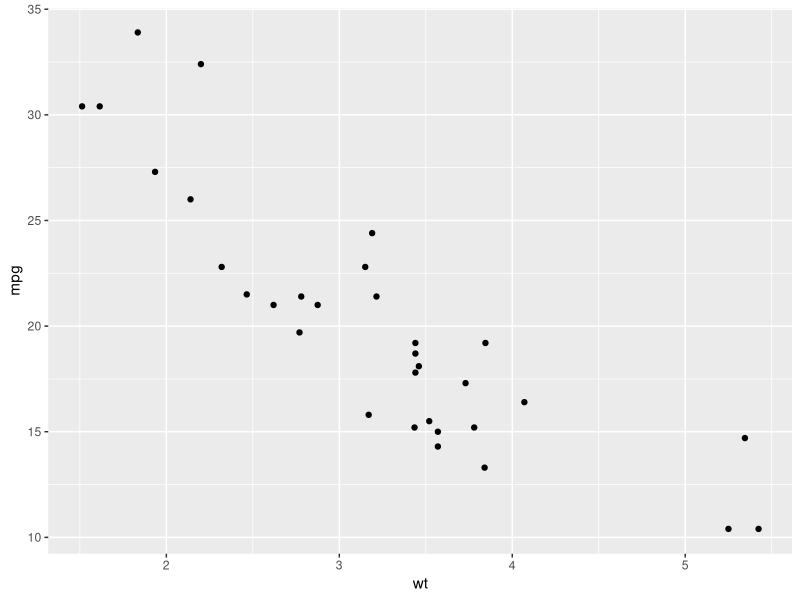
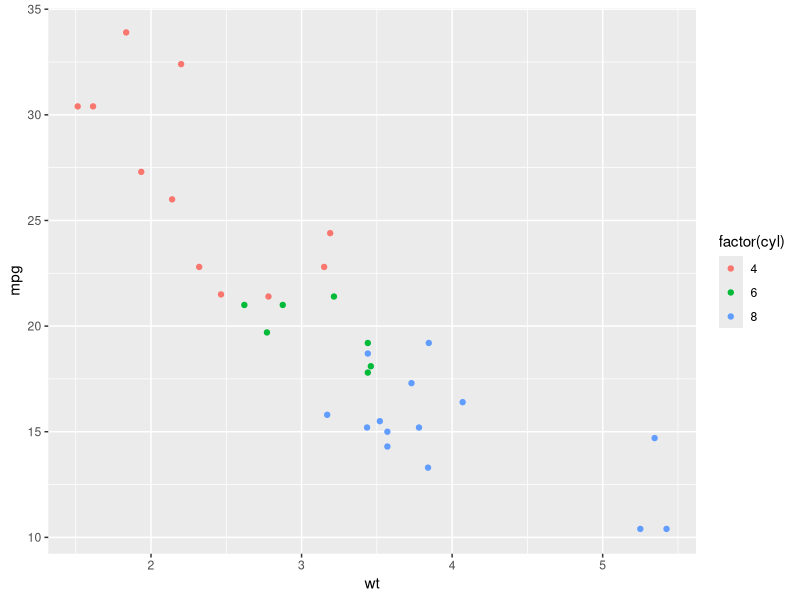
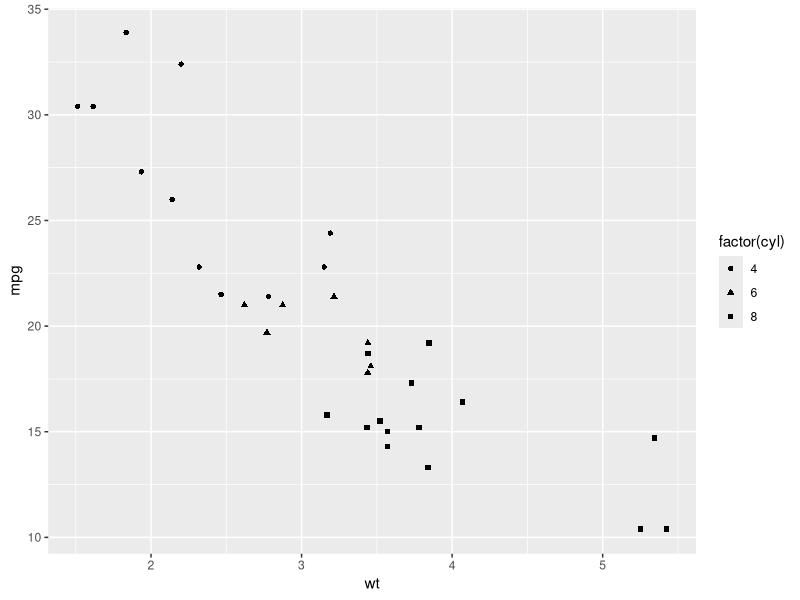
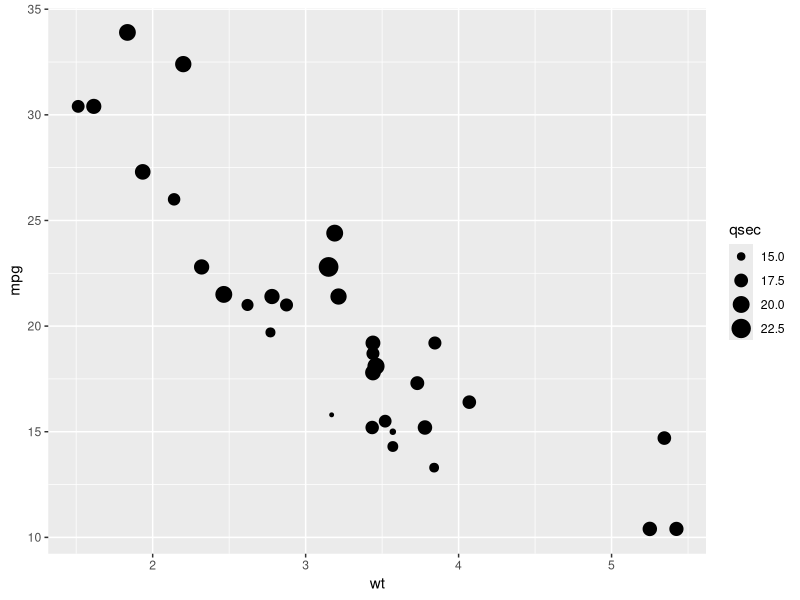
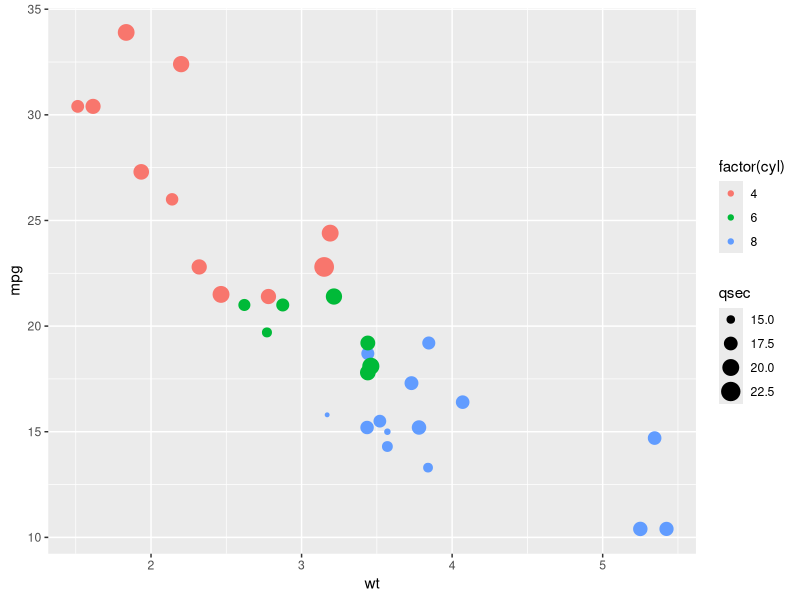
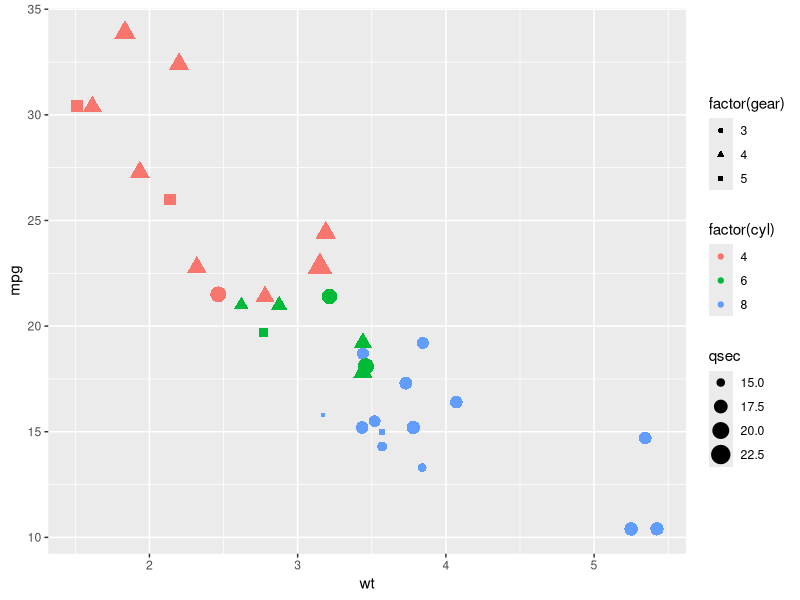
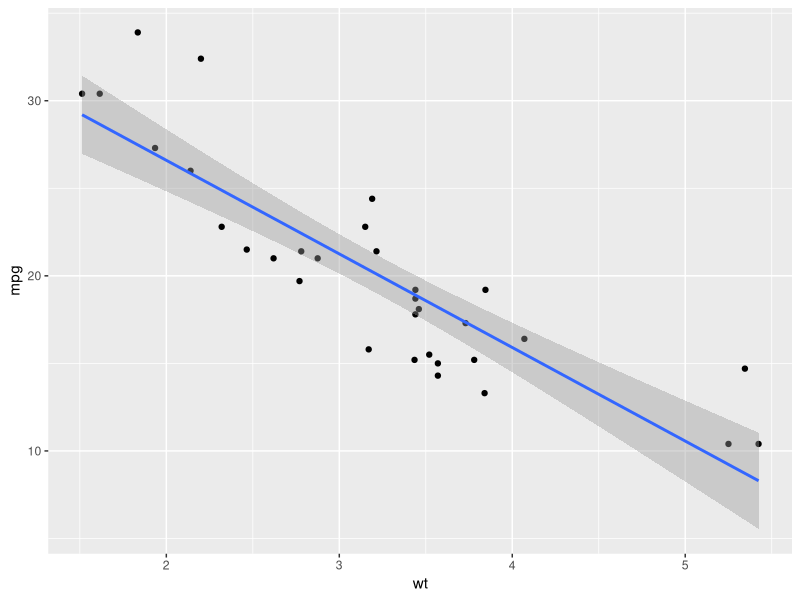
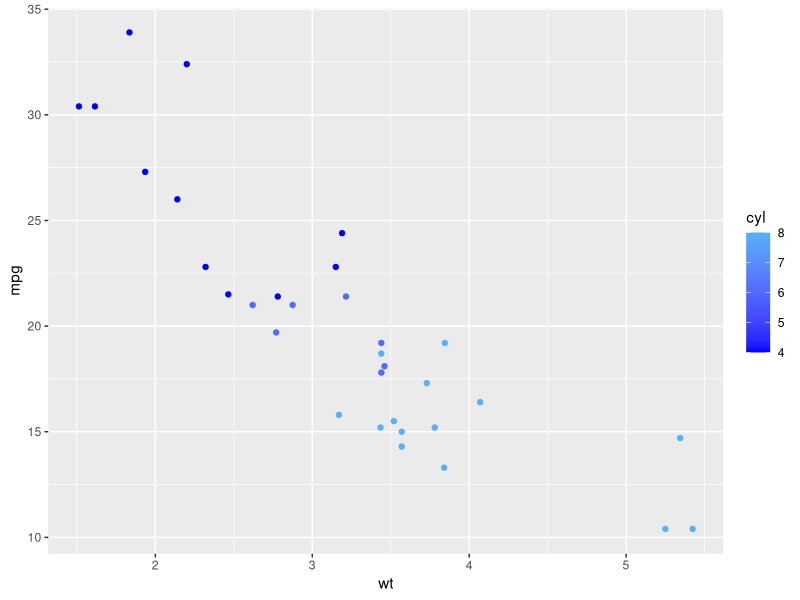

Reproduce these figures in R, in order.
#' ---
#' title: "Introduction to ggplot2"
#' author: "Adam M. Wilson"
#' date: "October 2015"
#' output:
#'   revealjs::revealjs_presentation:
#'       theme: sky
#'       transition: fade
#'       highlight: monochrome
#'       center: false
#'       width: 1080
#'       widgets: [mathjax, bootstrap,rCharts]
#'       keep_md:  true
#'       pandoc_args: [ "--slide-level", "2" ]
#' ---
#' 
#' 
#' ## Today
#' 
#' 1. `ggplot` graphics
#' 2. spatial (vector) data with `sp` package
#' 
#' ## [`ggplot2`](http://ggplot2.org)
#' The _grammar of graphics_:  consistent aesthetics, multidimensional conditioning, and step-by-step plot building.
#' 
#' 
#' 1.	Data: 		The raw data
#' 2.	`geom_`: The geometric shapes representing data
#' 3.	`aes()`:	Aesthetics of the geometric and statistical objects (color, size, shape, and position)
#' 4.	`scale_`:	Maps between the data and the aesthetic dimensions
#' 
#' ```
#' data
#' + geometry,
#' + aesthetic mappings like position, color and size
#' + scaling of ranges of the data to ranges of the aesthetics
#' ```
#' 
#' ---
#' 
#' ### Additional settings
#' 
#' 5.	`stat_`:	Statistical summaries of the data that can be plotted, such as quantiles, fitted curves (loess, linear models), etc.
#' 6.	`coord_`:	Transformation for mapping data coordinates into the plane of the data rectangle
#' 7.	`facet_`:	Arrangement of data into grid of plots
#' 8.	`theme`:	Visual defaults (background, grids, axes, typeface, colors, etc.)
#' 
#' 
#' ---
#' 
#' <img src="assets/ggplot_intro1.png" alt="alt text" width="100%">
#' 
#' 
#' ---
#' 
#' <img src="assets/ggplot_intro2.png" alt="alt text" width="100%">
#' 
#' ## Simple scatterplot
#' 
## ------------------------------------------------------------------------
library(ggplot2)
p <- ggplot(mtcars, aes(x=wt, y=mpg))
p + geom_point()

#' 
#' ---
#' 
#' ### Aesthetic map: color by # of cylinders
#' 
## ------------------------------------------------------------------------
p + 
  geom_point(aes(colour = factor(cyl)))
 

#' 
#' ---
#' 
#' ### Set shape using # of cylinders 
## ------------------------------------------------------------------------
p + 
  geom_point(aes(shape = factor(cyl)))

#' 
#' ---
#' 
#' ### Adjust size by `qsec` 
## ------------------------------------------------------------------------
p + 
  geom_point(aes(size = qsec))

#' 
#' ---
#' 
#' ### Color by cylinders and size by `qsec` 
## ------------------------------------------------------------------------
p + 
  geom_point(aes(colour = factor(cyl),size = qsec))

#' 
#' ---
#' 
#' ### Multiple aesthetics
## ----fig.height=4--------------------------------------------------------
p + 
  geom_point(aes(colour = factor(cyl),size = qsec,shape=factor(gear)))

#' 
#' ---
#' 
#' ### Add a linear model
## ------------------------------------------------------------------------
p + geom_point() + 
  geom_smooth(method="lm")

#' 
#' ---
#' 
#' ### Change scale color
#' 
## ------------------------------------------------------------------------
p + geom_point(aes(colour = cyl)) + 
  scale_colour_gradient(low = "blue")

#' 
#' ---
#' 
#' ### Change scale shapes
#' 
## ------------------------------------------------------------------------
p + geom_point(aes(shape = factor(cyl))) + 
  scale_shape(solid = FALSE)

#' 
#' ---
#' 
#' ### Set aesthetics to fixed value
## ------------------------------------------------------------------------
ggplot(mtcars, aes(wt, mpg)) + 
  geom_point(colour = "red", size = 3)

#' 
#' ---
#' 
#' ### Transparancy: alpha=0.2
## ------------------------------------------------------------------------
d <- ggplot(diamonds, aes(carat, price))
d + geom_point(alpha = 0.2)

#' 
#' Varying alpha useful for large data sets
#' 
#' ---
#' 
#' ### Transparancy: alpha=0.1
#' 
## ------------------------------------------------------------------------
d + 
  geom_point(alpha = 0.1)

#' 
#' --- 
#' 
#' ### Transparancy: alpha=0.01
#' 
## ------------------------------------------------------------------------
d + 
  geom_point(alpha = 0.01)

#' 
#' 
#' ## Building ggplots
#' 
#' <img src="assets/ggplotSyntax.png" alt="alt text" width="90%">
#' 
#' ## Other Plot types
#' 
#' ---
#' 
#' <img src="assets/ggplot01.png" alt="alt text" width="70%">
#' 
#' ---
#' 
#' ## Your turn
#' 
#' Edit plot `p` above to include:
#' 
#' 1. points
#' 2. A smooth ('loess') curve
#' 3. a "rug" to the plot
#' 
#' ---
#' 
## ----message=F-----------------------------------------------------------
p+
  geom_point()+
  geom_smooth()+
  geom_rug()

#' 
#' ---
#' 
#' <img src="assets/ggplot02.png" alt="alt text" width="100%">
#' 
#' ---
#' 
#' <img src="assets/ggplot03.png" alt="alt text" width="70%">
#' 
#' ---
#' 
#' <img src="assets/ggplot05.png" alt="alt text" width="80%">
#' 
#' ---
#' 
#' ### Discrete X, Continuous Y
#' 
## ------------------------------------------------------------------------
p <- ggplot(mtcars, aes(factor(cyl), mpg))
p + geom_point()

#' 
#' ---
#' 
#' ### Discrete X, Continuous Y + geom_jitter()
#' 
## ------------------------------------------------------------------------
p + 
  geom_jitter()

#' 
#' ---
#' 
#' ### Discrete X, Continuous Y + geom_violin()
#' 
## ------------------------------------------------------------------------
p + 
  geom_violin()

#' 
#' ---
#' 
#' ### Discrete X, Continuous Y + geom_violin()
#' 
## ------------------------------------------------------------------------
p + 
  geom_violin() + geom_jitter(position = position_jitter(width = .1))

#' 
#' ---
#' 
#' <img src="assets/ggplot06.png" alt="alt text" width="100%">
#' 
#' ---
#' 
#' ### Three Variables
#' <img src="assets/ggplot07.png" alt="alt text" width="120%">
#' 
#' Will come back to this next week for raster package.
#' 
#' ---
#' 
#' ### Stats
#' Visualize a data transformation
#' 
#' <img src="assets/ggplotStat01.png" alt="alt text" width="100%">
#' 
#' * Each stat creates additional variables with a common ``..name..`` syntax
#' * Often two ways: `stat_bin(geom="bar")`  OR  `geom_bar(stat="bin")`
#' 
#' ---
#' 
#' <img src="assets/ggplotStat02.png" alt="alt text" width="100%">
#' 
#' ---
#' 
#' ### 2D kernel density estimation
#' 
#' Old Faithful Geyser Data on duration and waiting times.
#' 
## ------------------------------------------------------------------------
library("MASS")
data(geyser)
m <- ggplot(geyser, aes(x = duration, y = waiting))

#' 
#' <img src="assets/Old_Faithful.jpg" alt="alt text" width="50%"> <small>[photo: Greg Willis](https://commons.wikimedia.org/wiki/File:Old_Faithful_(3679482556).jpg)</small>
#' 
#' See `?geyser` for details.
#' 
#' ---
#' 
## ------------------------------------------------------------------------
m + 
  geom_point()

#' 
#' ---
#' 
## ------------------------------------------------------------------------
m + 
  geom_point() +  stat_density2d(geom="contour")

#' 
#' Check `?geom_density2d()` for details
#' 
#' ---
#' 
## ------------------------------------------------------------------------
m + 
  geom_point() +  stat_density2d(geom="contour") +
  xlim(0.5, 6) + ylim(40, 110)

#' 
#' Update limits to show full contours.  Check `?geom_density2d()` for details
#' 
#' 
#' ---
#' 
## ------------------------------------------------------------------------
m + stat_density2d(aes(fill = ..level..), geom="polygon") + 
  geom_point(col="red")

#' 
#' Check `?geom_density2d()` for details
#' 
#' ---
#' 
#' <img src="assets/ggplotStat03.png" alt="alt text" width="80%">
#' 
#' ---
#' 
#' ## Your turn
#' 
#' Edit plot `m` to include: 
#' 
#' * The point data (with red points) on top
#' * A `binhex` plot of the Old Faithful data
#' 
#' Experiment with the number of bins to find one that works.  
#' 
#' See `?stat_binhex` for details
#' 
#' ---
#' 
#' 
#' 
#' ## Specifying Scales
#' 
#' <img src="assets/ggplotScales01.png" alt="alt text" width="100%">
#' 
#' ---
#' 
#' ### Discrete color: default
#' 
## ------------------------------------------------------------------------
b=ggplot(mpg,aes(fl))+
  geom_bar( aes(fill = fl)); b

#' 
#' 
#' ---
#' 
#' ### Discrete color: greys
#' 
## ------------------------------------------------------------------------
b + scale_fill_grey( start = 0.2, end = 0.8, 
                   na.value = "red")

#' 
#' ---
#' 
#' ### Continuous color: defaults
#' 
## ---- message=F----------------------------------------------------------
a <- ggplot(mpg, aes(hwy)) + 
  geom_dotplot( aes(fill = ..x..)); a

#' 
#' ---
#' 
#' ### Continuous color: `gradient`
#' 
## ---- message=F----------------------------------------------------------
a +  scale_fill_gradient( low = "red", 
                          high = "yellow")

#' 
#' ---
#' 
#' ### Continuous color: `gradient2`
#' 
## ---- message=F----------------------------------------------------------
a + scale_fill_gradient2(low = "red", high = "blue", 
                       mid = "white", midpoint = 25)

#' 
#' ---
#' 
#' ### Continuous color: `gradientn`
#' 
## ---- message=F----------------------------------------------------------
a + scale_fill_gradientn(
  colours = rainbow(10))

#' 
#' ---
#' 
#' ### Discrete color: brewer
#' 
## ------------------------------------------------------------------------
b + 
  scale_fill_brewer( palette = "Blues")

#' 
#' ## [colorbrewer2.org](http://colorbrewer2.org)
#' 
#' 
#' <img src="assets/brewer1.png" alt="alt text" width="100%">
#' 
#' ---
#' 
#' ## ColorBrewer: Diverging
#' 
#' <img src="assets/brewer2.png" alt="alt text" width="100%">
#' 
#' ## ColorBrewer: Filtered
#' 
#' <img src="assets/brewer3.png" alt="alt text" width="100%">
#' 
#' 
#' ## Your turn
#' 
#' Edit the contour plot of the geyser data to use a sequential brewer palette: 
#' 
## ------------------------------------------------------------------------
m +
  stat_density2d(aes(fill = ..level..), geom="polygon") + 
  geom_point(col="red")

#' 
#' Note: use`scale_fill_distiller()` rather than `scale_fill_brewer()` for continuous data
#' 
#' ---
#' 
#' 
#' ---
#' 
#' Or use `geom=tile` for a raster representation.
#' 
#' 
#' 
#' ---
#' 
#' ## Axis scaling
#' 
#' 
#' Create noisy exponential data
#' 
## ------------------------------------------------------------------------
set.seed(201)
n <- 100
dat <- data.frame(
    xval = (1:n+rnorm(n,sd=5))/20,
    yval = 10^((1:n+rnorm(n,sd=5))/20)
)

#' 
#' ---
#' 
#' Make scatter plot with regular (linear) axis scaling
## ------------------------------------------------------------------------
sp <- ggplot(dat, aes(xval, yval)) + geom_point()
sp

#' 
#' <small> Example from [R Cookbook](http://www.cookbook-r.com/Graphs/Axes_(ggplot2)/) </small>
#' 
#' ---
#' 
#' log10 scaling of the y axis (with visually-equal spacing)
#' 
## ------------------------------------------------------------------------
sp + scale_y_log10()

#' 
#' ## Coordinate Systems
#' 
#' <img src="assets/ggplotCoords.png" alt="alt text" width="55%">
#' 
#' 
#' ## Position
#' 
#' <img src="assets/ggplotPosition.png" alt="alt text" width="80%">
#' 
#' ---
#' 
#' ### Stacked bars
#' 
## ------------------------------------------------------------------------
ggplot(diamonds, aes(clarity, fill=cut)) + geom_bar()


#' 
#' ---
#' 
#' ### Dodged bars
#' 
#' 
## ------------------------------------------------------------------------
ggplot(diamonds, aes(clarity, fill=cut)) + geom_bar(position="dodge")


#' 
#' # Example Graphics from the NY Times
#' 
#' ---
#' 
#' ### Baseball performance
#' <img src="assets/baseball.png" alt="alt text" width="75%">
#' <small>[NY Times](http://www.nytimes.com/interactive/2012/05/05/sports/baseball/mariano-rivera-and-his-peers.html?ref=baseball&_r=0)</small>
#' 
#' ---
#' 
#' ### Wealthiest 1%
#' <img src="assets/wealthy.jpg" alt="alt text" width="80%">
#' <small>[NY Times](http://www.nytimes.com/interactive/2012/01/15/business/one-percent-map.html?ref=business)</small>
#' 
#' ---
#' 
#' ### Donors visit the White House
#' <img src="assets/donors.png" alt="alt text" width="50%">
#' <small>[NY Times](http://www.nytimes.com/interactive/2012/04/15/us/politics/Access-in-Washington-Rises-With-Donation-Size.html?ref=politics)</small>
#' 
#' 
#' # Themes
#' 
#' 
#' ## GGplot Themes
#' 
#' <img src="assets/ggplotThemes.png" alt="alt text" width="80%">
#' 
#' Quickly change plot appearance with themes.
#' 
#' ### More options in the `ggthemes` package.
## ------------------------------------------------------------------------
library(ggthemes)

#' 
#' Or build your own!
#' 
#' ---
#' 
#' ### Theme examples: default
## ------------------------------------------------------------------------
p=ggplot(mpg, aes(x = cty, y = hwy, color = factor(cyl))) +
  geom_jitter() +
  labs(
    x = "City mileage/gallon",
    y = "Highway mileage/gallon",
    color = "Cylinders"
  )

#' 
#' ---
#' 
#' ### Theme examples: default
## ------------------------------------------------------------------------
p

#' 
#' --- 
#' 
#' ### Theme examples: Solarized
## ------------------------------------------------------------------------
p + theme_solarized()

#' 
#' --- 
#' 
#' ### Theme examples: Solarized Dark
## ------------------------------------------------------------------------
p +  theme_solarized(light=FALSE)

#' 
#' --- 
#' 
#' ### Theme examples: Excel
## ------------------------------------------------------------------------
p + theme_excel() 

#' 
#' --- 
#' 
#' ### Theme examples: _The Economist_
## ------------------------------------------------------------------------
p + theme_economist()

#' 
#' # Faceting
#' 
#' ## _Faceting_ 
#' 
#' `facet_wrap()`: one variable
#' 
## ------------------------------------------------------------------------
ggplot(mpg, aes(x = cty, y = hwy, color = factor(cyl))) +
  geom_jitter()+
  facet_wrap(~year)

#' 
#' ---
#' 
#' `facet_grid()`: two variables
#' 
## ------------------------------------------------------------------------
ggplot(mpg, aes(x = cty, y = hwy, color = factor(cyl))) +
  geom_jitter()+
  facet_grid(year~cyl)

#' 
#' Very useful for timeseries of spatial data.
#' 
#' 
#' # Saving/exporting
#' 
#' ## Saving using the GUI
#' <img src="assets/ggplot_guisave.png" alt="alt text" width="80%">
#' 
#' ---
#' 
#' 
#' ## Saving using `ggsave()`
#' Save a `ggplot` with sensible defaults:
## ----eval=F--------------------------------------------------------------
## ggsave(filename, plot = last_plot(), scale = 1, width, height)

#' 
#' ---
#' 
#' ## Saving using devices
#' 
#' Save any plot with maximum flexibility:
#' 
## ----eval=F--------------------------------------------------------------
## pdf(filename, width, height)  # open device
## ggplot()                      # draw the plot(s)
## dev.off()                     # close the device

#' 
#' **Formats**
#' 
#' * pdf
#' * jpeg
#' * png
#' * tif
#' 
#' and more...
#' 
#' ---
#' 
#' ## Your turn: save a plot
#' 
#' 1. Save the `p` plot from above using `png()` and `dev.off()`
#' 2. Switch to the solarized theme with `light=FALSE`
#' 2. Adjust fontsize with `base_size` in the theme `+ theme_solarized(base_size=24)`
#' 
#' ## Save a plot: Example 1
#' 
#' <img src="assets/test1.png" alt="alt text" width="80%">
#' 
#' ## Save a plot: Example 2
#' 
#' <img src="assets/test2.png" alt="alt text" width="80%">
#' 
#' 
#' ## GGPLOT2 Documentation
#' 
#' Perhaps R's best documented package: [docs.ggplot2.org](http://docs.ggplot2.org/current/)
#' 
#' <img src="assets/ggplotDoc.png" alt="alt text" width="100%">
#' 
#' ## Colophon
#' 
#' Sources:
#' 
#' *  [ggplot cheatsheet](https://www.rstudio.com/wp-content/uploads/2015/03/ggplot2-cheatsheet.pdf)
#' 
#' Licensing: 
#' 
#' * Presentation: [CC-BY-3.0 ](http://creativecommons.org/licenses/by/3.0/us/)
#' * Source code: [MIT](http://opensource.org/licenses/MIT) 
#' 
